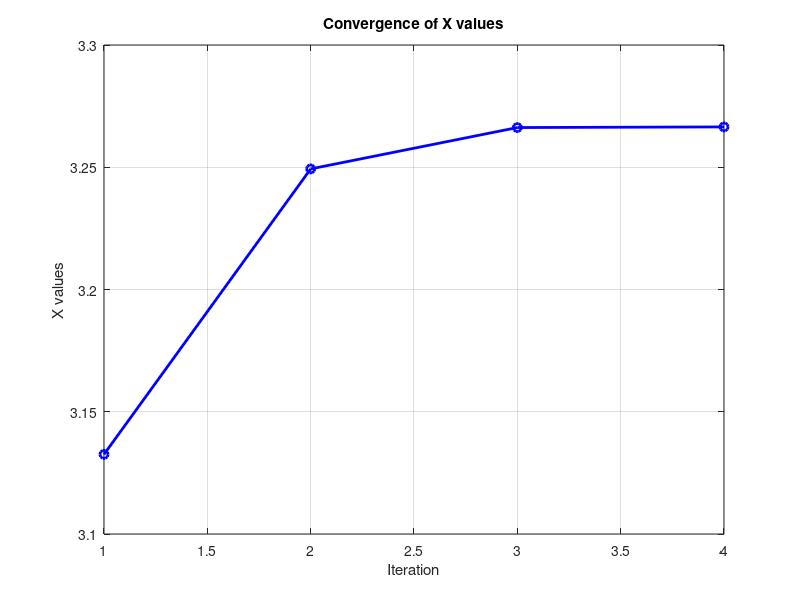
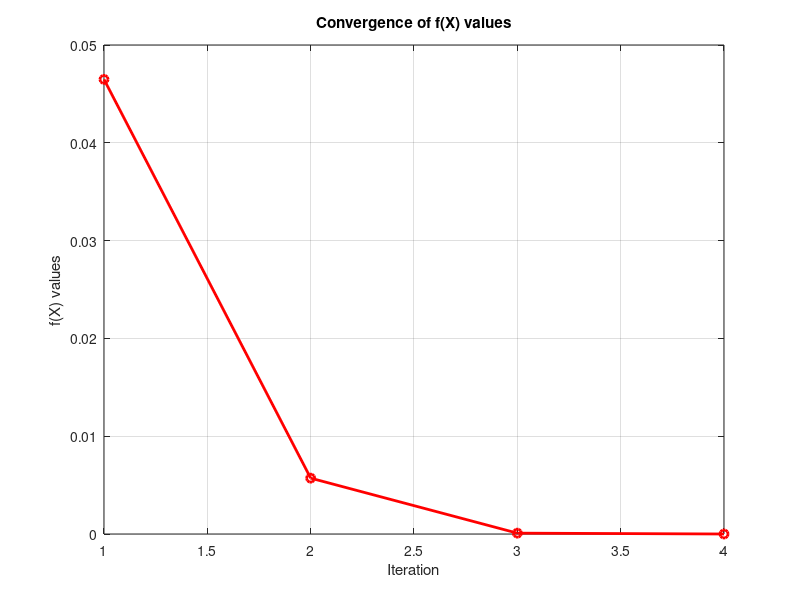
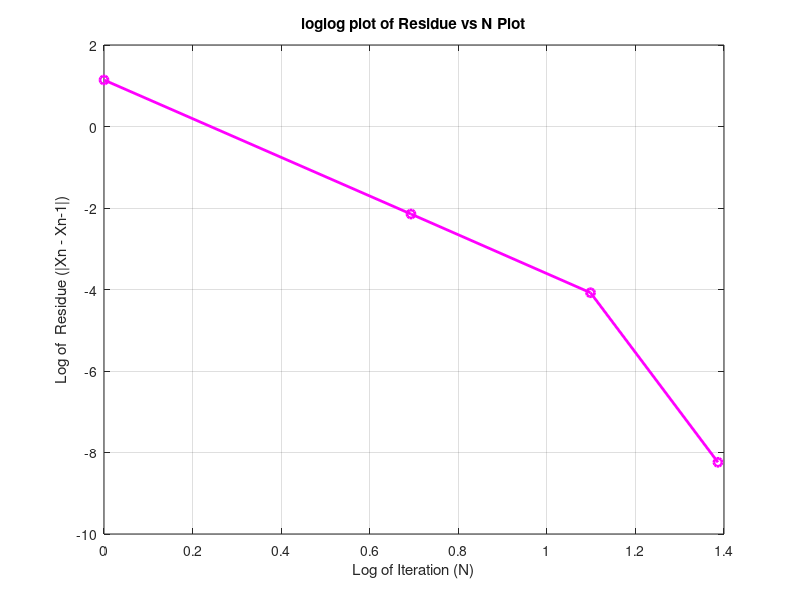
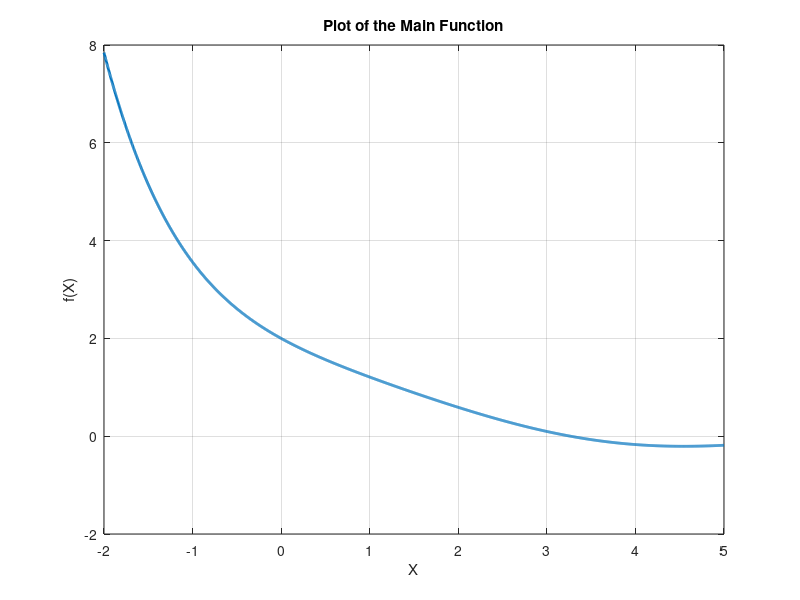

Recreate these plots in MATLAB, in order.
p0=1;
p1=1.5;
p2=2;
f= @(x) sin(x)/x +exp(-x);

epsilon= 1e-5;
Nmax= 10000;
h1= p1-p0;
h2=p2-p1;
DELTA1 = (f(p1) - f(p0))/h1;
DELTA2 = (f(p2) - f(p1))/h2;
d = (DELTA2 - DELTA1)/(h2 + h1);
i=3;
solution =   3.266500436785624;
fprintf("Below Values are up to 8 decimal places\n");
fprintf("Iteration\t\t  X\t\t\t  f(x)\t\t\t\tActual Solution\t\t\tAbsolute Error\t\tResidue\n");
x_values = zeros(1, Nmax);
fx_values = zeros(1, Nmax);
absolute_errors = zeros(1, Nmax);

while i<=Nmax

    b = DELTA2 + h2*d;
    D = (b.^2 - 4*f(p2).*d).^(1/2);
    if abs(b-D) < abs(b+D)

        E = b + D;
    else
        E = b - D;
    end
    h = -2*f(p2)/E;
    p = p2 + h;
    
    if(abs(f(p))<=epsilon)
        x_values(i-2)=p;
        fx_values(i-2)=abs(f(p));
        if(i-2==1)
            absolute_errors(i-2)= log(abs((x_values(i-2))));
        else
            absolute_errors(i-2)= log(abs((x_values(i-2)-x_values(i-3))));

        end
        formatString = '%d\t\t%.8f + %.8fi\t%.8f + %.8fi\t%.8f + %.8fi\t%.8f\t\t%.8f\n';
        fprintf(formatString, i-2, real(p), imag(p), real(f(p)), imag(f(p)), real(solution), imag(solution), abs(p - solution), abs(p - x_values(i-3)));
        fprintf("Approximate Solution comes out to be %.8f + %.8fi\n", real(p),imag(p));
        break
    end

    po=p1;
    p1=p2;
    p2=p;
    h1= p1-p0;
    h2=p2-p1;
    DELTA1 = (f(p1) - f(p0))/h1;
    DELTA2 = (f(p2) - f(p1))/h2;
    d = (DELTA2 - DELTA1)/(h2 + h1);
    formatString = '%d\t\t%.8f + %.8fi\t%.8f + %.8fi\t%.8f + %.8fi\t%.8f\t\t%.8f\n';
    if(i==3)
        fprintf(formatString, i-2, real(p), imag(p), real(f(p)), imag(f(p)), real(solution), imag(solution), abs(p - solution), abs(p));
    else
        fprintf(formatString, i-2, real(p), imag(p), real(f(p)), imag(f(p)), real(solution), imag(solution), abs(p - solution), abs(p-x_values(i-3)));
    end
    x_values(i-2)=p;
    fx_values(i-2)=abs(f(p));
    if(i-2==1)
        absolute_errors(i-2)= log(abs((x_values(i-2))));
    else
        absolute_errors(i-2)= log(abs((x_values(i-2)-x_values(i-3))));

    end
    i=i+1;
end

if i>=Nmax
    fprintf("For %d iterations, the solution does not converge up to the given error %f\n", Nmax, epsilon);
end

d=i-2;

figure;
plot(1:d, abs(x_values(1:d)), '-o', 'Color', 'b', 'LineWidth', 2);
title('Convergence of X values');
xlabel('Iteration');
ylabel('X values');
grid on;

% Figure 2 Plotting the convergence of f(X) values
figure;
plot(1:d, abs(fx_values(1:d)), '-o', 'Color', 'r', 'LineWidth', 2);
title('Convergence of f(X) values');
xlabel('Iteration');
ylabel('f(X) values');
grid on;

% Figure 3 Plotting the absolute error plot
figure;
plot(log(1:d), absolute_errors(1:d), '-o', 'Color', 'm', 'LineWidth', 2);
title('loglog plot of Residue vs N Plot');
xlabel('Log of Iteration (N)');
ylabel('Log of  Residue (|Xn - Xn-1|)');
grid on;

% Figure 4 Plot of the main function
figure;
x = linspace(-2,5, 2000);
plot(x,sin(x)./x +exp(-x),'LineWidth', 2);
title('Plot of the Main Function');
xlabel('X');
ylabel('f(X)');
grid on;





